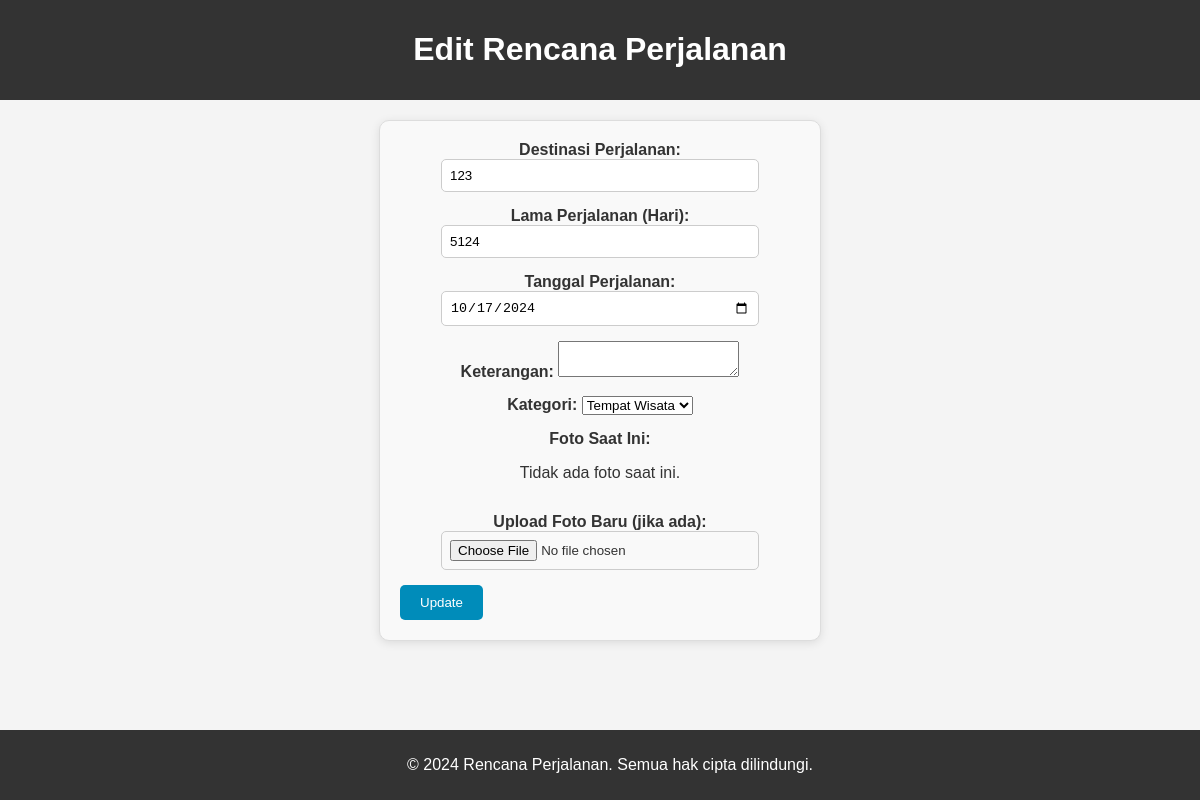
Screenshot of /edit_trip.php?id=4 with the database file from the repository.
### tables this page shows
CREATE TABLE `trips` (
  `id` int NOT NULL,
  `destination` varchar(255) NOT NULL,
  `days` int NOT NULL,
  `tanggal_perjalanan` date NOT NULL,
  `category_id` int DEFAULT NULL,
  `keterangan` text,
  `file_path` varchar(255) DEFAULT NULL
);

### edit_trip.php (the view, shortened to what this page needs)
<?php
$conn = new mysqli('localhost', 'root', '', 'travel_plan');
$id = $_GET['id'];
$stmt = $conn->prepare("SELECT * FROM trips WHERE id = ?");
$stmt->bind_param("i", $id);
$stmt->execute();
$result = $stmt->get_result();
$trip = $result->fetch_assoc();
?>
<!DOCTYPE html>
<html lang="id">
<head>
    <link rel="stylesheet" href="style.css">
</head>
<body>
    <header>
        <h1>Edit Rencana Perjalanan</h1>
    </header>
    <main>
        <form action="" method="POST" enctype="multipart/form-data">
            <div>
                <label for="destination">Destinasi Perjalanan:</label>
                <input type="text" id="destination" name="destination" value="<?php echo $trip['destination']; ?>" required>
            </div>
            <div>
                <label for="days">Lama Perjalanan (Hari):</label>
                <input type="number" id="days" name="days" value="<?php echo $trip['days']; ?>" required>
            </div>
            <div>
                <label for="tanggal_perjalanan">Tanggal Perjalanan:</label>
                <input type="date" id="tanggal_perjalanan" name="tanggal_perjalanan" value="<?php echo $trip['tanggal_perjalanan']; ?>" required>
            </div>
            <div>
                <label for="keterangan">Keterangan:</label>
                <textarea id="keterangan" name="keterangan"><?php echo $trip['keterangan']; ?></textarea>
            </div>
            <div>
                <label for="category">Kategori:</label>
                <select id="category" name="category" required>
                    <?php
                    $conn = new mysqli('localhost', 'root', '', 'travel_plan');
                    $sql = "SELECT * FROM categories";
                    $result = $conn->query($sql);
                    while ($row = $result->fetch_assoc()) {
                        $selected = ($row['id'] == $trip['category_id']) ? 'selected' : '';
                        echo "<option value='{$row['id']}' $selected>{$row['name']}</option>";
                    }
                    ?>
                </select>
            </div>
            <div>
                <label>Foto Saat Ini:</label><br>
                <?php if ($trip['file_path']): ?>
                    <img src="<?php echo $trip['file_path']; ?>" alt="Foto Perjalanan" style="max-width: 200px; max-height: 200px;"><br>
                <?php else: ?>
                    <p>Tidak ada foto saat ini.</p>
                <?php endif; ?>
            </div>
            <div>
                <label for="file_upload">Upload Foto Baru (jika ada):</label>
                <input type="file" id="file_upload" name="file_upload" accept=".jpg,.jpeg,.png">
            </div>
            <button type="submit">Update</button>
        </form>
    </main>
    <footer>
        <p>&copy; 2024 Rencana Perjalanan. Semua hak cipta dilindungi.</p>
    </footer>
</body>
</html>

### style.css (style rules this page uses)
body { font-family: Arial, sans-serif; margin: 0; padding: 0; background-color: #f4f4f4; color: #333; }
header { background-color: #333; color: white; padding: 10px 20px; text-align: center; }
* { transition: all 0.3s ease; }
main { padding: 20px; text-align: center; padding-bottom: 60px; }
footer { background-color: #333; color: white; text-align: center; padding: 10px; width: 100%; position: fixed; bottom: 0; left: 0; z-index: 10; transition: transform 0.5s ease; }
form { display: flex; flex-direction: column; align-items: flex-start; padding: 20px; background-color: #f9f9f9; border: 1px solid #ddd; border-radius: 10px; box-shadow: 0 2px 10px rgba(0, 0, 0, 0.1); max-width: 400px; margin: 0 auto; }
form div { margin-bottom: 15px; width: 100%; }
label { font-weight: bold; margin-bottom: 5px; color: #333; }
input { padding: 8px; width: 100%; max-width: 300px; border-radius: 5px; border: 1px solid #ccc; }
button[type="submit"] { background-color: #008cba; color: white; border: none; padding: 10px 20px; cursor: pointer; border-radius: 5px; }

### rows the page displays
trips: destination "123", days "5124", tanggal_perjalanan "10/17/2024"

### other values shown
form field category "Tempat Wisata"
